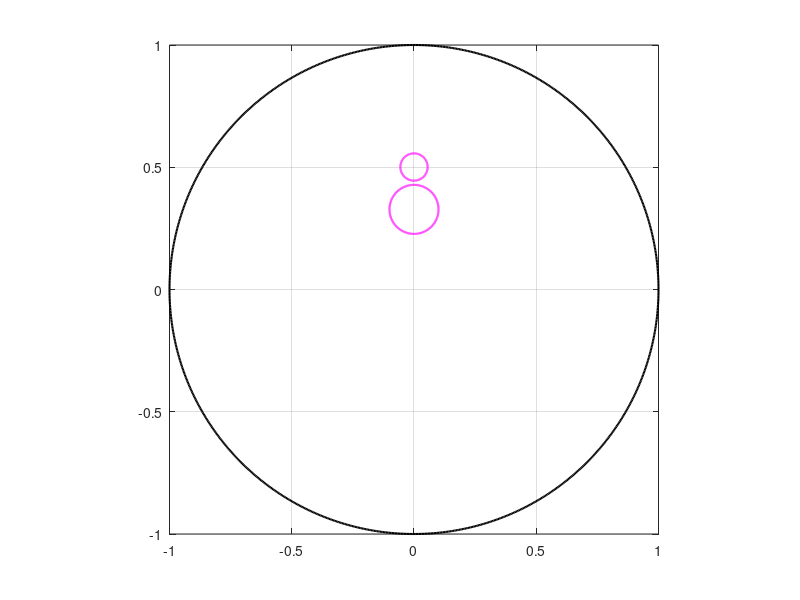

Write the MATLAB code that produced this figure. (Note: this script raises an error after producing the figure.)
clear
clc
addpath ../bie; addpath ../fmm; addpath ../maps;
%%
n         =   2^10
t         =   (0:2*pi/n:2*pi-2*pi/n).';
%% 
rad       =   [ 0.0558     ; 0.1003  ];
cen       =   [ 0.50091i   ; 0.32767i ];
theth     =   [ 0          ; 0    ];
thetv     =   [ pi/2       ; pi/2 ];
%%
m = length(rad);
% 
et(1:n,1)   =   exp(i.*t);et(1)=1;et(n/4+1)=i;et(n/2+1)=-1;
etp(1:n,1)  =   i.*exp(i.*t);
%%
for k=1:m
    Jk = 1+k*n:(k+1)*n;
    et(Jk,1)    =  cen(k)+rad(k)*exp(-i*t);
    etp(Jk,1)   =      -i*rad(k)*exp(-i*t);
end
%%
figure;
hold on; box on
k=1; crv = et(1+(k-1)*n:k*n);crv(n+1)=crv(1);
plot(real(crv),imag(crv),'-k','LineWidth',1.5);
% 
for k=2:m+1
    crv = et(1+(k-1)*n:k*n);crv(n+1)=crv(1);
    plot(real(crv),imag(crv),'-m','LineWidth',1.5);
end 
axis equal
grid on
axis([-1  1.0  -1.0   1.0])
%%
alpha = -0.5i;
mapv = halfrecmap(et,etp,alpha,n,thetv);
maph = halfrecmap(et,etp,alpha,n,theth);
%
U = 2.0;
% 
zetho   =  maph.zet; 
zetvo   =  mapv.zet; 
% 
zetv =  zetvo;
zeth = (1-U).*zetho;
zmap =  (zetv-zeth)/U;
%%
zetb1  =  zmap(n+1:2*n);
zetb1p =  derfft(real(zetb1))+i*derfft(imag(zetb1));
Area1  = -(2*pi/n)*sum(real(zetb1).*imag(zetb1p))
zetb2  =  zmap(2*n+1:3*n);
zetb2p =  derfft(real(zetb2))+i*derfft(imag(zetb2));
Area2  = -(2*pi/n)*sum(real(zetb2).*imag(zetb2p))
%%
Psi   = @(z)(2./(z-i)-i); %i(i+z)/(i-z)
Psiv  = @(w)(2i./(i*w-1)+i);
%
zmapb = Psiv(zmap);
% 
etb   = []; etbp = [];
for k=0:m
    Jk = 1+k*n:(k+1)*n;
    zet1  =  zmapb(Jk);
    zet1p =  derfft(real(zet1))+i*derfft(imag(zet1));
    etb   = [etb;zet1];
    etbp  = [etbp;zet1p];
end
% 
mapb  = halfrecmap(etb,etbp,alpha,n,theth);
zet   =  mapb.zet;
fetb  =  mapb.fet;
fh0   =  mapb.h0;
%%
[xh  , yh]  =  meshgrid([-2.25:0.0025:2.25],[0.01:0.0025:4.00]);
zho         =  xh+i.*yh;
[mh,nh]     =  size(zho);
%
for j=2:m+1
    Jk = 1+(j-1)*n:j*n;
    [in,on] = inpolygon(real(zho),imag(zho),real(zmap(Jk)),imag(zmap(Jk)));
    zho(in) = NaN+i*NaN;
    zho(on) = NaN+i*NaN;
end
zhovo  =  zho(:);
zhov   =  zhovo(abs(zhovo)>=0).';
% 
zhovb  =  Psiv(zhov);
% 
whov   =  Psi(zhovb)+(zhovb-alpha).*fcau(etb,etbp,fetb,zhovb)+i*fh0;
whovo  =  (NaN+i*NaN).*ones(size(zhovo));
whovo(abs(zhovo)>=0) = whov.';
wzo    =  (NaN+i*NaN).*ones(size(zho));
wzo(:) =   whovo;
%%
figure;
hold on; box on
k=1; crv = zmap(1+(k-1)*n:k*n);crv(n+1)=crv(1);
plot(real(crv),imag(crv),'-k','LineWidth',1.5);
% 
for k=2:m+1
    crv = zmap(1+(k-1)*n:k*n);crv(n+1)=crv(1);
    plot(real(crv),imag(crv),'-m','LineWidth',1.5);
end 
plot(real(zhov),imag(zhov),'.r','LineWidth',1.5);
axis equal
grid on
axis([-2  2.0  -1.0   2.0])
%%
figure;
hold on; box on
% 
for k=1:m+1
    crv = etb(1+(k-1)*n:k*n);crv(n+1)=crv(1);
    plot(real(crv),imag(crv),'-k','LineWidth',1.5);
end 
plot(real(zhovb),imag(zhovb),'.r','LineWidth',1.5);
axis equal
grid on
axis([-1.1  1.1  -1.1   1.1])
%%
figure;
hold on; box on
% 
for k=1:m+1
    crv = zet(1+(k-1)*n:k*n);crv(n+1)=crv(1);
    plot(real(crv),imag(crv),'-k','LineWidth',1.5);
end 
plot(real(whov),imag(whov),'.r','LineWidth',1.5);
axis equal
grid on
axis([-3  3  -1.0   3.0])
%%
figure;
set(groot,'defaultAxesTickLabelInterpreter','latex');  
set(groot,'defaulttextinterpreter','latex');
set(groot,'defaultLegendInterpreter','latex');
hold on; box on
% 
cntv  =  [0.05,0.2,0.4,0.6,0.8,1.0,1.2,1.4,1.6,1.8,2.0,2.11,2.20758,2.30,...
          2.445,2.59,2.67315,2.76:0.2:3.7];
[cnt1,cnt2] = contour(real(zho),imag(zho),imag(wzo),cntv,'b','LineWidth',1.0);
% 
k=1; crv = zmap(1+(k-1)*n:k*n);crv(n+1)=crv(1);
plot(real(crv),imag(crv),'-k','LineWidth',2);
% 
for k=2:m+1
    crv = zmap(1+(k-1)*n:k*n);crv(n+1)=crv(1);
    plot(real(crv),imag(crv),'-k','LineWidth',2);
end 
set(gca,'FontSize',14)
axis equal
axis([-2.25  2.25  -0.5  4.0])
xticks([-2:1:2])
yticks([0:1:4])
set(gca,'LooseInset',get(gca,'TightInset'))
grid on; 
ax=gca; 
set(ax,'xminorgrid','on','yminorgrid','on')
ax.GridAlpha=0.25; ax.MinorGridAlpha=0.25;
print -depsc halffig2DU2Lc
%%
